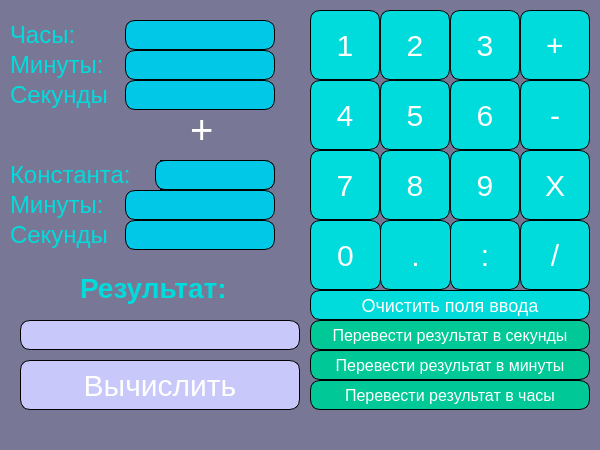
<?xml version="1.0" encoding="UTF-8"?>
<ui version="4.0">
 <class>Klass</class>
 <widget class="QMainWindow" name="Klass">
  <property name="geometry">
   <rect>
    <x>0</x>
    <y>0</y>
    <width>600</width>
    <height>450</height>
   </rect>
  </property>
  <property name="sizePolicy">
   <sizepolicy hsizetype="Preferred" vsizetype="Preferred">
    <horstretch>0</horstretch>
    <verstretch>0</verstretch>
   </sizepolicy>
  </property>
  <property name="minimumSize">
   <size>
    <width>600</width>
    <height>450</height>
   </size>
  </property>
  <property name="font">
   <font>
    <weight>50</weight>
    <bold>false</bold>
   </font>
  </property>
  <property name="windowTitle">
   <string>Klass</string>
  </property>
  <property name="styleSheet">
   <string notr="true">background-color: rgb(120,120,150);
</string>
  </property>
  <widget class="QWidget" name="centralwidget">
   <widget class="QPushButton" name="clear">
    <property name="geometry">
     <rect>
      <x>310</x>
      <y>290</y>
      <width>280</width>
      <height>30</height>
     </rect>
    </property>
    <property name="sizePolicy">
     <sizepolicy hsizetype="Fixed" vsizetype="Fixed">
      <horstretch>0</horstretch>
      <verstretch>0</verstretch>
     </sizepolicy>
    </property>
    <property name="minimumSize">
     <size>
      <width>200</width>
      <height>20</height>
     </size>
    </property>
    <property name="styleSheet">
     <string notr="true">background-color: rgb(0,220,220);
border-radius: 10px;
border: 1px solid black;
font-size: 18px;
color: white;
</string>
    </property>
    <property name="text">
     <string>Очистить поля ввода</string>
    </property>
   </widget>
   <widget class="QPushButton" name="plus">
    <property name="geometry">
     <rect>
      <x>520</x>
      <y>10</y>
      <width>70</width>
      <height>70</height>
     </rect>
    </property>
    <property name="sizePolicy">
     <sizepolicy hsizetype="Fixed" vsizetype="Fixed">
      <horstretch>0</horstretch>
      <verstretch>0</verstretch>
     </sizepolicy>
    </property>
    <property name="minimumSize">
     <size>
      <width>50</width>
      <height>50</height>
     </size>
    </property>
    <property name="styleSheet">
     <string notr="true">background-color: rgb(0,220,220);
border-radius: 10px;
border: 1px solid black;
font-size: 30px;
color: white;
</string>
    </property>
    <property name="text">
     <string>+</string>
    </property>
   </widget>
   <widget class="QPushButton" name="minus">
    <property name="geometry">
     <rect>
      <x>520</x>
      <y>80</y>
      <width>70</width>
      <height>70</height>
     </rect>
    </property>
    <property name="sizePolicy">
     <sizepolicy hsizetype="Fixed" vsizetype="Fixed">
      <horstretch>0</horstretch>
      <verstretch>0</verstretch>
     </sizepolicy>
    </property>
    <property name="minimumSize">
     <size>
      <width>50</width>
      <height>50</height>
     </size>
    </property>
    <property name="styleSheet">
     <string notr="true">background-color: rgb(0,220,220);
border-radius: 10px;
border: 1px solid black;
font-size: 30px;
color: white;
</string>
    </property>
    <property name="text">
     <string>-</string>
    </property>
   </widget>
   <widget class="QPushButton" name="b3">
    <property name="geometry">
     <rect>
      <x>450</x>
      <y>10</y>
      <width>70</width>
      <height>70</height>
     </rect>
    </property>
    <property name="sizePolicy">
     <sizepolicy hsizetype="Fixed" vsizetype="Fixed">
      <horstretch>0</horstretch>
      <verstretch>0</verstretch>
     </sizepolicy>
    </property>
    <property name="minimumSize">
     <size>
      <width>50</width>
      <height>50</height>
     </size>
    </property>
    <property name="styleSheet">
     <string notr="true">background-color: rgb(0,220,220);
border-radius: 10px;
border: 1px solid black;
font-size: 30px;
color: white;
</string>
    </property>
    <property name="text">
     <string>3</string>
    </property>
   </widget>
   <widget class="QPushButton" name="b1">
    <property name="geometry">
     <rect>
      <x>310</x>
      <y>10</y>
      <width>70</width>
      <height>70</height>
     </rect>
    </property>
    <property name="sizePolicy">
     <sizepolicy hsizetype="Fixed" vsizetype="Fixed">
      <horstretch>0</horstretch>
      <verstretch>0</verstretch>
     </sizepolicy>
    </property>
    <property name="minimumSize">
     <size>
      <width>50</width>
      <height>50</height>
     </size>
    </property>
    <property name="styleSheet">
     <string notr="true">background-color: rgb(0,220,220);
border-radius: 10px;
border: 1px solid black;
font-size: 30px;
color: white;
</string>
    </property>
    <property name="text">
     <string>1</string>
    </property>
   </widget>
   <widget class="QPushButton" name="b2">
    <property name="geometry">
     <rect>
      <x>380</x>
      <y>10</y>
      <width>70</width>
      <height>70</height>
     </rect>
    </property>
    <property name="sizePolicy">
     <sizepolicy hsizetype="Fixed" vsizetype="Fixed">
      <horstretch>0</horstretch>
      <verstretch>0</verstretch>
     </sizepolicy>
    </property>
    <property name="minimumSize">
     <size>
      <width>50</width>
      <height>50</height>
     </size>
    </property>
    <property name="styleSheet">
     <string notr="true">background-color: rgb(0,220,220);
border-radius: 10px;
border: 1px solid black;
font-size: 30px;
color: white;
</string>
    </property>
    <property name="text">
     <string>2</string>
    </property>
   </widget>
   <widget class="QPushButton" name="b6">
    <property name="geometry">
     <rect>
      <x>450</x>
      <y>80</y>
      <width>70</width>
      <height>70</height>
     </rect>
    </property>
    <property name="sizePolicy">
     <sizepolicy hsizetype="Fixed" vsizetype="Fixed">
      <horstretch>0</horstretch>
      <verstretch>0</verstretch>
     </sizepolicy>
    </property>
    <property name="minimumSize">
     <size>
      <width>50</width>
      <height>50</height>
     </size>
    </property>
    <property name="styleSheet">
     <string notr="true">background-color: rgb(0,220,220);
border-radius: 10px;
border: 1px solid black;
font-size: 30px;
color: white;
</string>
    </property>
    <property name="text">
     <string>6</string>
    </property>
   </widget>
   <widget class="QPushButton" name="b4">
    <property name="geometry">
     <rect>
      <x>310</x>
      <y>80</y>
      <width>70</width>
      <height>70</height>
     </rect>
    </property>
    <property name="sizePolicy">
     <sizepolicy hsizetype="Fixed" vsizetype="Fixed">
      <horstretch>0</horstretch>
      <verstretch>0</verstretch>
     </sizepolicy>
    </property>
    <property name="minimumSize">
     <size>
      <width>50</width>
      <height>50</height>
     </size>
    </property>
    <property name="styleSheet">
     <string notr="true">background-color: rgb(0,220,220);
border-radius: 10px;
border: 1px solid black;
font-size: 30px;
color: white;
</string>
    </property>
    <property name="text">
     <string>4</string>
    </property>
   </widget>
   <widget class="QPushButton" name="b5">
    <property name="geometry">
     <rect>
      <x>380</x>
      <y>80</y>
      <width>70</width>
      <height>70</height>
     </rect>
    </property>
    <property name="sizePolicy">
     <sizepolicy hsizetype="Fixed" vsizetype="Fixed">
      <horstretch>0</horstretch>
      <verstretch>0</verstretch>
     </sizepolicy>
    </property>
    <property name="minimumSize">
     <size>
      <width>50</width>
      <height>50</height>
     </size>
    </property>
    <property name="styleSheet">
     <string notr="true">background-color: rgb(0,220,220);
border-radius: 10px;
border: 1px solid black;
font-size: 30px;
color: white;
</string>
    </property>
    <property name="text">
     <string>5</string>
    </property>
   </widget>
   <widget class="QPushButton" name="b9">
    <property name="geometry">
     <rect>
      <x>450</x>
      <y>150</y>
      <width>70</width>
      <height>70</height>
     </rect>
    </property>
    <property name="sizePolicy">
     <sizepolicy hsizetype="Fixed" vsizetype="Fixed">
      <horstretch>0</horstretch>
      <verstretch>0</verstretch>
     </sizepolicy>
    </property>
    <property name="minimumSize">
     <size>
      <width>50</width>
      <height>50</height>
     </size>
    </property>
    <property name="styleSheet">
     <string notr="true">background-color: rgb(0,220,220);
border-radius: 10px;
border: 1px solid black;
font-size: 30px;
color: white;
</string>
    </property>
    <property name="text">
     <string>9</string>
    </property>
   </widget>
   <widget class="QPushButton" name="b7">
    <property name="geometry">
     <rect>
      <x>310</x>
      <y>150</y>
      <width>70</width>
      <height>70</height>
     </rect>
    </property>
    <property name="sizePolicy">
     <sizepolicy hsizetype="Fixed" vsizetype="Fixed">
      <horstretch>0</horstretch>
      <verstretch>0</verstretch>
     </sizepolicy>
    </property>
    <property name="minimumSize">
     <size>
      <width>50</width>
      <height>50</height>
     </size>
    </property>
    <property name="styleSheet">
     <string notr="true">background-color: rgb(0,220,220);
border-radius: 10px;
border: 1px solid black;
font-size: 30px;
color: white;
</string>
    </property>
    <property name="text">
     <string>7</string>
    </property>
   </widget>
   <widget class="QPushButton" name="b8">
    <property name="geometry">
     <rect>
      <x>380</x>
      <y>150</y>
      <width>70</width>
      <height>70</height>
     </rect>
    </property>
    <property name="sizePolicy">
     <sizepolicy hsizetype="Fixed" vsizetype="Fixed">
      <horstretch>0</horstretch>
      <verstretch>0</verstretch>
     </sizepolicy>
    </property>
    <property name="minimumSize">
     <size>
      <width>50</width>
      <height>50</height>
     </size>
    </property>
    <property name="styleSheet">
     <string notr="true">background-color: rgb(0,220,220);
border-radius: 10px;
border: 1px solid black;
font-size: 30px;
color: white;
</string>
    </property>
    <property name="text">
     <string>8</string>
    </property>
   </widget>
   <widget class="QPushButton" name="doble">
    <property name="geometry">
     <rect>
      <x>450</x>
      <y>220</y>
      <width>70</width>
      <height>70</height>
     </rect>
    </property>
    <property name="sizePolicy">
     <sizepolicy hsizetype="Fixed" vsizetype="Fixed">
      <horstretch>0</horstretch>
      <verstretch>0</verstretch>
     </sizepolicy>
    </property>
    <property name="minimumSize">
     <size>
      <width>50</width>
      <height>50</height>
     </size>
    </property>
    <property name="font">
     <font>
      <pointsize>-1</pointsize>
     </font>
    </property>
    <property name="styleSheet">
     <string notr="true">background-color: rgb(0,220,220);
border-radius: 10px;
border: 1px solid black;
font-size: 30px;
color: white;
</string>
    </property>
    <property name="text">
     <string>:</string>
    </property>
   </widget>
   <widget class="QPushButton" name="b0">
    <property name="geometry">
     <rect>
      <x>310</x>
      <y>220</y>
      <width>71</width>
      <height>70</height>
     </rect>
    </property>
    <property name="sizePolicy">
     <sizepolicy hsizetype="Fixed" vsizetype="Fixed">
      <horstretch>0</horstretch>
      <verstretch>0</verstretch>
     </sizepolicy>
    </property>
    <property name="minimumSize">
     <size>
      <width>50</width>
      <height>50</height>
     </size>
    </property>
    <property name="styleSheet">
     <string notr="true">background-color: rgb(0,220,220);
border-radius: 10px;
border: 1px solid black;
font-size: 30px;
color: white;
</string>
    </property>
    <property name="text">
     <string>0</string>
    </property>
   </widget>
   <widget class="QLineEdit" name="hours">
    <property name="geometry">
     <rect>
      <x>125</x>
      <y>20</y>
      <width>150</width>
      <height>30</height>
     </rect>
    </property>
    <property name="minimumSize">
     <size>
      <width>100</width>
      <height>30</height>
     </size>
    </property>
    <property name="font">
     <font>
      <pointsize>12</pointsize>
     </font>
    </property>
    <property name="styleSheet">
     <string notr="true">background-color: rgb(0,200,230);
border-radius: 10px;
border: 1px solid black;
color: white;</string>
    </property>
   </widget>
   <widget class="QLineEdit" name="minuts">
    <property name="geometry">
     <rect>
      <x>125</x>
      <y>50</y>
      <width>150</width>
      <height>30</height>
     </rect>
    </property>
    <property name="minimumSize">
     <size>
      <width>100</width>
      <height>30</height>
     </size>
    </property>
    <property name="font">
     <font>
      <pointsize>12</pointsize>
     </font>
    </property>
    <property name="styleSheet">
     <string notr="true">background-color: rgb(0,200,230);
border-radius: 10px;
border: 1px solid black;
color: white;</string>
    </property>
   </widget>
   <widget class="QLineEdit" name="secunds">
    <property name="geometry">
     <rect>
      <x>125</x>
      <y>80</y>
      <width>150</width>
      <height>30</height>
     </rect>
    </property>
    <property name="minimumSize">
     <size>
      <width>100</width>
      <height>30</height>
     </size>
    </property>
    <property name="font">
     <font>
      <pointsize>12</pointsize>
     </font>
    </property>
    <property name="styleSheet">
     <string notr="true">background-color: rgb(0,200,230);
border-radius: 10px;
border: 1px solid black;
color: white;</string>
    </property>
   </widget>
   <widget class="QLabel" name="Htext">
    <property name="geometry">
     <rect>
      <x>10</x>
      <y>20</y>
      <width>100</width>
      <height>30</height>
     </rect>
    </property>
    <property name="minimumSize">
     <size>
      <width>100</width>
      <height>30</height>
     </size>
    </property>
    <property name="font">
     <font>
      <pointsize>-1</pointsize>
      <weight>50</weight>
      <italic>false</italic>
      <bold>false</bold>
      <underline>false</underline>
     </font>
    </property>
    <property name="styleSheet">
     <string notr="true">color: rgb(0,220,220);
font-size: 24px;</string>
    </property>
    <property name="text">
     <string>Часы:</string>
    </property>
   </widget>
   <widget class="QLabel" name="Mtext">
    <property name="geometry">
     <rect>
      <x>10</x>
      <y>50</y>
      <width>100</width>
      <height>30</height>
     </rect>
    </property>
    <property name="minimumSize">
     <size>
      <width>100</width>
      <height>30</height>
     </size>
    </property>
    <property name="font">
     <font>
      <pointsize>-1</pointsize>
      <weight>50</weight>
      <bold>false</bold>
     </font>
    </property>
    <property name="styleSheet">
     <string notr="true">color: rgb(0,220,220);
font-size: 24px;</string>
    </property>
    <property name="text">
     <string>Минуты:</string>
    </property>
   </widget>
   <widget class="QLabel" name="Stext">
    <property name="geometry">
     <rect>
      <x>10</x>
      <y>80</y>
      <width>100</width>
      <height>30</height>
     </rect>
    </property>
    <property name="minimumSize">
     <size>
      <width>100</width>
      <height>30</height>
     </size>
    </property>
    <property name="font">
     <font>
      <pointsize>-1</pointsize>
      <weight>50</weight>
      <bold>false</bold>
     </font>
    </property>
    <property name="styleSheet">
     <string notr="true">color: rgb(0,220,220);
font-size: 24px;</string>
    </property>
    <property name="text">
     <string>Секунды:</string>
    </property>
   </widget>
   <widget class="QLineEdit" name="secunds_2">
    <property name="geometry">
     <rect>
      <x>125</x>
      <y>220</y>
      <width>150</width>
      <height>30</height>
     </rect>
    </property>
    <property name="minimumSize">
     <size>
      <width>100</width>
      <height>30</height>
     </size>
    </property>
    <property name="font">
     <font>
      <pointsize>12</pointsize>
     </font>
    </property>
    <property name="styleSheet">
     <string notr="true">background-color: rgb(0,200,230);
border-radius: 10px;
border: 1px solid black;
color: white;</string>
    </property>
   </widget>
   <widget class="QLineEdit" name="hours_2">
    <property name="geometry">
     <rect>
      <x>125</x>
      <y>160</y>
      <width>150</width>
      <height>30</height>
     </rect>
    </property>
    <property name="minimumSize">
     <size>
      <width>100</width>
      <height>30</height>
     </size>
    </property>
    <property name="font">
     <font>
      <pointsize>12</pointsize>
     </font>
    </property>
    <property name="styleSheet">
     <string notr="true">background-color: rgb(0,200,230);
border-radius: 10px;
border: 1px solid black;
color: white;</string>
    </property>
   </widget>
   <widget class="QLabel" name="Stext2">
    <property name="geometry">
     <rect>
      <x>10</x>
      <y>220</y>
      <width>100</width>
      <height>30</height>
     </rect>
    </property>
    <property name="minimumSize">
     <size>
      <width>100</width>
      <height>30</height>
     </size>
    </property>
    <property name="font">
     <font>
      <pointsize>-1</pointsize>
      <weight>50</weight>
      <bold>false</bold>
     </font>
    </property>
    <property name="styleSheet">
     <string notr="true">color: rgb(0,220,220);
font-size: 24px;</string>
    </property>
    <property name="text">
     <string>Секунды:</string>
    </property>
   </widget>
   <widget class="QLabel" name="Htext2">
    <property name="geometry">
     <rect>
      <x>10</x>
      <y>160</y>
      <width>100</width>
      <height>30</height>
     </rect>
    </property>
    <property name="minimumSize">
     <size>
      <width>100</width>
      <height>30</height>
     </size>
    </property>
    <property name="font">
     <font>
      <pointsize>-1</pointsize>
      <weight>50</weight>
      <bold>false</bold>
     </font>
    </property>
    <property name="styleSheet">
     <string notr="true">color: rgb(0,220,220);
font-size: 24px;</string>
    </property>
    <property name="text">
     <string>Часы:</string>
    </property>
   </widget>
   <widget class="QLineEdit" name="minuts_2">
    <property name="geometry">
     <rect>
      <x>125</x>
      <y>190</y>
      <width>150</width>
      <height>30</height>
     </rect>
    </property>
    <property name="minimumSize">
     <size>
      <width>100</width>
      <height>30</height>
     </size>
    </property>
    <property name="font">
     <font>
      <pointsize>12</pointsize>
     </font>
    </property>
    <property name="styleSheet">
     <string notr="true">background-color: rgb(0,200,230);
border-radius: 10px;
border: 1px solid black;
color: white;</string>
    </property>
   </widget>
   <widget class="QLabel" name="Mtext2">
    <property name="geometry">
     <rect>
      <x>10</x>
      <y>190</y>
      <width>100</width>
      <height>30</height>
     </rect>
    </property>
    <property name="minimumSize">
     <size>
      <width>100</width>
      <height>30</height>
     </size>
    </property>
    <property name="font">
     <font>
      <pointsize>-1</pointsize>
      <weight>50</weight>
      <bold>false</bold>
     </font>
    </property>
    <property name="styleSheet">
     <string notr="true">color: rgb(0,220,220);
font-size: 24px;</string>
    </property>
    <property name="text">
     <string>Минуты:</string>
    </property>
   </widget>
   <widget class="QLabel" name="znak">
    <property name="geometry">
     <rect>
      <x>190</x>
      <y>115</y>
      <width>30</width>
      <height>30</height>
     </rect>
    </property>
    <property name="minimumSize">
     <size>
      <width>30</width>
      <height>30</height>
     </size>
    </property>
    <property name="font">
     <font>
      <pointsize>30</pointsize>
      <weight>50</weight>
      <bold>false</bold>
     </font>
    </property>
    <property name="styleSheet">
     <string notr="true">color: white;</string>
    </property>
    <property name="text">
     <string>+</string>
    </property>
   </widget>
   <widget class="QLabel" name="restext">
    <property name="geometry">
     <rect>
      <x>80</x>
      <y>270</y>
      <width>180</width>
      <height>35</height>
     </rect>
    </property>
    <property name="minimumSize">
     <size>
      <width>180</width>
      <height>35</height>
     </size>
    </property>
    <property name="font">
     <font>
      <pointsize>-1</pointsize>
      <weight>75</weight>
      <italic>false</italic>
      <bold>true</bold>
      <underline>false</underline>
     </font>
    </property>
    <property name="styleSheet">
     <string notr="true">color: rgb(0,220,220);
font-size: 28px;</string>
    </property>
    <property name="text">
     <string>Результат:</string>
    </property>
   </widget>
   <widget class="QLabel" name="resval">
    <property name="geometry">
     <rect>
      <x>20</x>
      <y>320</y>
      <width>280</width>
      <height>30</height>
     </rect>
    </property>
    <property name="minimumSize">
     <size>
      <width>200</width>
      <height>30</height>
     </size>
    </property>
    <property name="font">
     <font>
      <pointsize>12</pointsize>
      <weight>75</weight>
      <italic>false</italic>
      <bold>true</bold>
      <underline>false</underline>
     </font>
    </property>
    <property name="styleSheet">
     <string notr="true">background-color: rgb(200,200,250);
border-radius: 10px;
border: 1px solid black;
color: white;</string>
    </property>
    <property name="text">
     <string/>
    </property>
   </widget>
   <widget class="QPushButton" name="ins">
    <property name="geometry">
     <rect>
      <x>310</x>
      <y>320</y>
      <width>280</width>
      <height>30</height>
     </rect>
    </property>
    <property name="minimumSize">
     <size>
      <width>200</width>
      <height>20</height>
     </size>
    </property>
    <property name="styleSheet">
     <string notr="true">background-color: rgb(0,200,150);
border-radius: 10px;
border: 1px solid black;
color: white;
font-size: 16px;
</string>
    </property>
    <property name="text">
     <string>Перевести результат в секунды</string>
    </property>
   </widget>
   <widget class="QPushButton" name="inm">
    <property name="geometry">
     <rect>
      <x>310</x>
      <y>350</y>
      <width>280</width>
      <height>30</height>
     </rect>
    </property>
    <property name="minimumSize">
     <size>
      <width>200</width>
      <height>20</height>
     </size>
    </property>
    <property name="styleSheet">
     <string notr="true">background-color: rgb(0,200,150);
border-radius: 10px;
border: 1px solid black;
color: white;
font-size: 16px;
</string>
    </property>
    <property name="text">
     <string>Перевести результат в минуты</string>
    </property>
   </widget>
   <widget class="QPushButton" name="inh">
    <property name="geometry">
     <rect>
      <x>310</x>
      <y>380</y>
      <width>280</width>
      <height>30</height>
     </rect>
    </property>
    <property name="minimumSize">
     <size>
      <width>200</width>
      <height>20</height>
     </size>
    </property>
    <property name="styleSheet">
     <string notr="true">background-color: rgb(0,200,150);
border-radius: 10px;
border: 1px solid black;
color: white;
font-size: 16px;
</string>
    </property>
    <property name="text">
     <string>Перевести результат в часы</string>
    </property>
   </widget>
   <widget class="QPushButton" name="go">
    <property name="geometry">
     <rect>
      <x>20</x>
      <y>360</y>
      <width>280</width>
      <height>50</height>
     </rect>
    </property>
    <property name="minimumSize">
     <size>
      <width>200</width>
      <height>20</height>
     </size>
    </property>
    <property name="styleSheet">
     <string notr="true">background-color: rgb(200,200,250);
border-radius: 10px;
border: 1px solid black;
color: white;
font-size: 30px;</string>
    </property>
    <property name="text">
     <string>Вычислить</string>
    </property>
   </widget>
   <widget class="QPushButton" name="bpoint">
    <property name="geometry">
     <rect>
      <x>380</x>
      <y>220</y>
      <width>71</width>
      <height>70</height>
     </rect>
    </property>
    <property name="sizePolicy">
     <sizepolicy hsizetype="Fixed" vsizetype="Fixed">
      <horstretch>0</horstretch>
      <verstretch>0</verstretch>
     </sizepolicy>
    </property>
    <property name="minimumSize">
     <size>
      <width>50</width>
      <height>50</height>
     </size>
    </property>
    <property name="styleSheet">
     <string notr="true">background-color: rgb(0,220,220);
border-radius: 10px;
border: 1px solid black;
font-size: 30px;
color: white;
</string>
    </property>
    <property name="text">
     <string>.</string>
    </property>
   </widget>
   <widget class="QPushButton" name="umnojit">
    <property name="geometry">
     <rect>
      <x>520</x>
      <y>150</y>
      <width>70</width>
      <height>70</height>
     </rect>
    </property>
    <property name="sizePolicy">
     <sizepolicy hsizetype="Fixed" vsizetype="Fixed">
      <horstretch>0</horstretch>
      <verstretch>0</verstretch>
     </sizepolicy>
    </property>
    <property name="minimumSize">
     <size>
      <width>50</width>
      <height>50</height>
     </size>
    </property>
    <property name="styleSheet">
     <string notr="true">background-color: rgb(0,220,220);
border-radius: 10px;
border: 1px solid black;
font-size: 30px;
color: white;
</string>
    </property>
    <property name="text">
     <string>X</string>
    </property>
   </widget>
   <widget class="QPushButton" name="delit">
    <property name="geometry">
     <rect>
      <x>520</x>
      <y>220</y>
      <width>70</width>
      <height>70</height>
     </rect>
    </property>
    <property name="sizePolicy">
     <sizepolicy hsizetype="Fixed" vsizetype="Fixed">
      <horstretch>0</horstretch>
      <verstretch>0</verstretch>
     </sizepolicy>
    </property>
    <property name="minimumSize">
     <size>
      <width>50</width>
      <height>50</height>
     </size>
    </property>
    <property name="styleSheet">
     <string notr="true">background-color: rgb(0,220,220);
border-radius: 10px;
border: 1px solid black;
font-size: 30px;
color: white;
</string>
    </property>
    <property name="text">
     <string>/</string>
    </property>
   </widget>
   <widget class="QLabel" name="CText">
    <property name="geometry">
     <rect>
      <x>10</x>
      <y>160</y>
      <width>150</width>
      <height>30</height>
     </rect>
    </property>
    <property name="minimumSize">
     <size>
      <width>100</width>
      <height>30</height>
     </size>
    </property>
    <property name="font">
     <font>
      <pointsize>-1</pointsize>
      <weight>50</weight>
      <bold>false</bold>
     </font>
    </property>
    <property name="styleSheet">
     <string notr="true">color: rgb(0,220,220);
font-size: 24px;</string>
    </property>
    <property name="text">
     <string>Константа:</string>
    </property>
   </widget>
   <widget class="QLineEdit" name="consta">
    <property name="geometry">
     <rect>
      <x>155</x>
      <y>160</y>
      <width>120</width>
      <height>30</height>
     </rect>
    </property>
    <property name="minimumSize">
     <size>
      <width>100</width>
      <height>30</height>
     </size>
    </property>
    <property name="font">
     <font>
      <pointsize>12</pointsize>
     </font>
    </property>
    <property name="styleSheet">
     <string notr="true">background-color: rgb(0,200,230);
border-radius: 10px;
border: 1px solid black;
color: white;</string>
    </property>
   </widget>
  </widget>
  <widget class="QStatusBar" name="statusbar"/>
  <action name="action">
   <property name="text">
    <string>Открыть</string>
   </property>
  </action>
  <action name="action_2">
   <property name="text">
    <string>Закрыть</string>
   </property>
  </action>
 </widget>
 <resources/>
 <connections/>
</ui>
